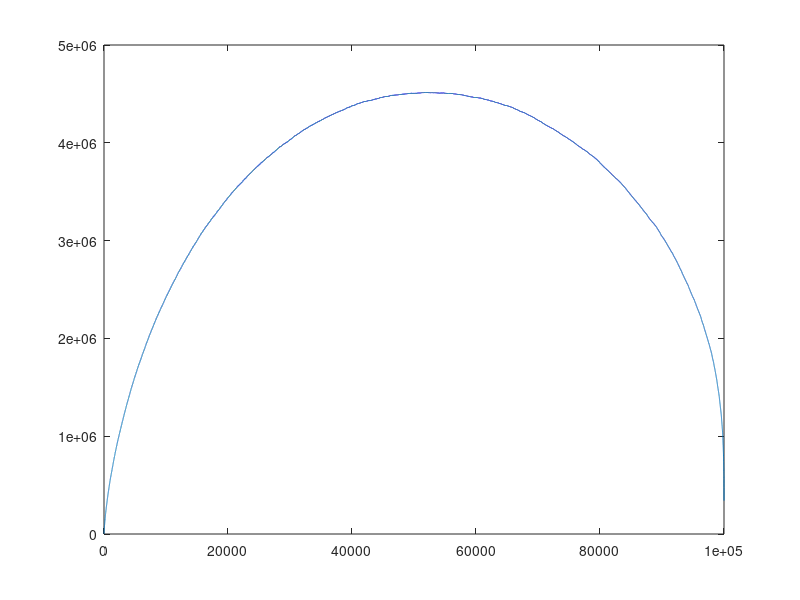

MATLAB code for this plot:
%First Parameterization
mu = [4, 3.5, 2.5, 2.8, 4.5];
sigma = [.42250, -.16900, -.04225, -.01521, -.11430
    -.16900, .25532, -.27056, -.02435, -.06764
    -.04225, -.27056, .67640, -.10000, -.00900
    -.01521, -.02435, -.10000 , 1.0000, -.03600
    -.11430, -.06764, -.00900, -.03600, .59000];
n = 100000;
samples = mvnrnd(mu, sigma, n);
data = exp(samples);


%%%%%2%%%%%
%Demand Curve
agg = data(:);
agg = sort(agg, 'descend');
quantity = 1:length(agg);
plot(quantity, agg);

%Revenue Curve
revenue = [quantity', agg];
revenue(:, 3) = revenue(:, 1) .* revenue(:, 2);
plot(quantity, revenue(:, 3));
[~, sorting_index] = sort(revenue(:, 3), 'descend');
max_revenue = revenue(sorting_index, :);
qmax = max_revenue(1,1);
pmax = max_revenue(1,2);
profit = qmax*pmax;

%Consumer Welfare
firstcolumn = agg;
secondcolumn = ones(500000, 1) * pmax;;
matrix = [firstcolumn, secondcolumn];
matrix(:, 3) = matrix(:, 1) - matrix(:, 2);
matrix = matrix(matrix(:, 3) >= 0, :); 
welfare = sum(matrix(:, 3));


%%%%%3%%%%%
bagg = sum(data, 2);
bagg = sort(bagg, 'descend');
bquantity = 1:length(bagg);
plot(bquantity, bagg);

%Bundle Revenue Curve
brevenue = [bquantity', bagg];
brevenue(:, 3) = brevenue(:, 1) .* brevenue(:, 2);
plot(bquantity, brevenue(:, 3));
[~, bsorting_index] = sort(brevenue(:, 3), 'descend');
bmax_revenue = brevenue(bsorting_index, :);
bqmax = bmax_revenue(1,1);
bpmax = bmax_revenue(1,2);
bprofit = bqmax*bpmax;

%Consumer Welfare
bfirstcolumn = bagg;
bsecondcolumn = ones(100000, 1) * bpmax;;
bmatrix = [bfirstcolumn, bsecondcolumn];
bmatrix(:, 3) = bmatrix(:, 1) - bmatrix(:, 2);
bmatrix = bmatrix(bmatrix(:, 3) >= 0, :); 
bwelfare = sum(bmatrix(:, 3));





%%%%%4%%%%%
%%Book 1%%
data1 = sort(data(:, 1), 'descend');
quantity1 = 1:length(data);
plot(quantity1, data1);
%Revenue, Book 1
revenue1 = [quantity1', data1(:, 1)];
revenue1(:, 3) = revenue1(:, 1) .* revenue1(:, 2);
plot(quantity1, revenue1(:, 3));
%Optimality
[~, sorting_index1] = sort(revenue1(:, 3), 'descend');
max_revenue1 = revenue1(sorting_index1, :);
qmax1 = max_revenue1(1,1);
pmax1 = max_revenue1(1,2);
profit1 = qmax1*pmax1;
%Welfare
firstcolumn1 = data1;
secondcolumn1 = ones(100000,1) * pmax1;
matrix1 = [firstcolumn1, secondcolumn1];
matrix1(:, 3) = matrix1(:, 1) - matrix1(:, 2);
matrix1 = matrix1(matrix1(:, 3) >= 0, :); 
welfare1 = sum(matrix1(:, 3));


%%Book 2%%
data2 = sort(data(:, 2), 'descend');
quantity2 = 1:length(data);
plot(quantity2, data2);
%Revenue, Book 2
revenue2 = [quantity2', data2(:, 1)];
revenue2(:, 3) = revenue2(:, 1) .* revenue2(:, 2);
plot(quantity2, revenue2(:, 3));
%Optimality
[~, sorting_index2] = sort(revenue2(:, 3), 'descend');
max_revenue2 = revenue2(sorting_index2, :);
qmax2 = max_revenue2(1,1);
pmax2 = max_revenue2(1,2);
profit2 = qmax2*pmax2;
%Welfare
firstcolumn2 = data2;
secondcolumn2 = ones(100000,1) * pmax2;
matrix2 = [firstcolumn2, secondcolumn2];
matrix2(:, 3) = matrix2(:, 1) - matrix2(:, 2);
matrix2 = matrix2(matrix2(:, 3) >= 0, :); 
welfare2 = sum(matrix2(:, 3));


%%Book 3%%
data3 = sort(data(:, 3), 'descend');
quantity3 = 1:length(data);
plot(quantity3, data3);
%Revenue, Book 3
revenue3 = [quantity3', data3(:, 1)];
revenue3(:, 3) = revenue3(:, 1) .* revenue3(:, 2);
plot(quantity3, revenue3(:, 3));
%Optimality
[~, sorting_index3] = sort(revenue3(:, 3), 'descend');
max_revenue3 = revenue3(sorting_index3, :);
qmax3 = max_revenue3(1,1);
pmax3 = max_revenue3(1,2);
profit3 = qmax3*pmax3;
%Welfare
firstcolumn3 = data3;
secondcolumn3 = ones(100000,1) * pmax3;
matrix3 = [firstcolumn3, secondcolumn3];
matrix3(:, 3) = matrix3(:, 1) - matrix3(:, 2);
matrix3 = matrix3(matrix3(:, 3) >= 0, :); 
welfare3 = sum(matrix3(:, 3));




%%Book 4%%
data4 = sort(data(:, 4), 'descend');
quantity4 = 1:length(data);
plot(quantity4, data4);
%Revenue, Book 3
revenue4 = [quantity4', data4(:, 1)];
revenue4(:, 3) = revenue4(:, 1) .* revenue4(:, 2);
plot(quantity4, revenue4(:, 3));
%Optimality
[~, sorting_index4] = sort(revenue4(:, 3), 'descend');
max_revenue4 = revenue4(sorting_index4, :);
qmax4 = max_revenue4(1,1);
pmax4 = max_revenue4(1,2);
profit4 = qmax4*pmax4;
%Welfare
firstcolumn4 = data4;
secondcolumn4 = ones(100000,1) * pmax4;
matrix4 = [firstcolumn4, secondcolumn4];
matrix4(:, 3) = matrix4(:, 1) - matrix4(:, 2);
matrix4 = matrix4(matrix4(:, 3) >= 0, :); 
welfare4 = sum(matrix4(:, 3));

%%Book 5%%
data5 = sort(data(:, 5), 'descend');
quantity5 = 1:length(data);
plot(quantity5, data5);
%Revenue, Book 3
revenue5 = [quantity5', data5(:, 1)];
revenue5(:, 3) = revenue5(:, 1) .* revenue5(:, 2);
plot(quantity5, revenue5(:, 3));
%Optimality
[~, sorting_index5] = sort(revenue5(:, 3), 'descend');
max_revenue5 = revenue5(sorting_index5, :);
qmax5 = max_revenue5(1,1);
pmax5 = max_revenue5(1,2);
profit5 = qmax5*pmax5;
%Welfare
firstcolumn5 = data5;
secondcolumn5 = ones(100000,1) * pmax5;
matrix5 = [firstcolumn5, secondcolumn5];
matrix5(:, 3) = matrix5(:, 1) - matrix5(:, 2);
matrix5 = matrix5(matrix5(:, 3) >= 0, :); 
welfare5 = sum(matrix5(:, 3));  

totalwelfare= welfare1 + welfare2 + welfare3 + welfare4 + welfare5;

cprofit = profit1 + profit2 + profit3 + profit4 + profit5


